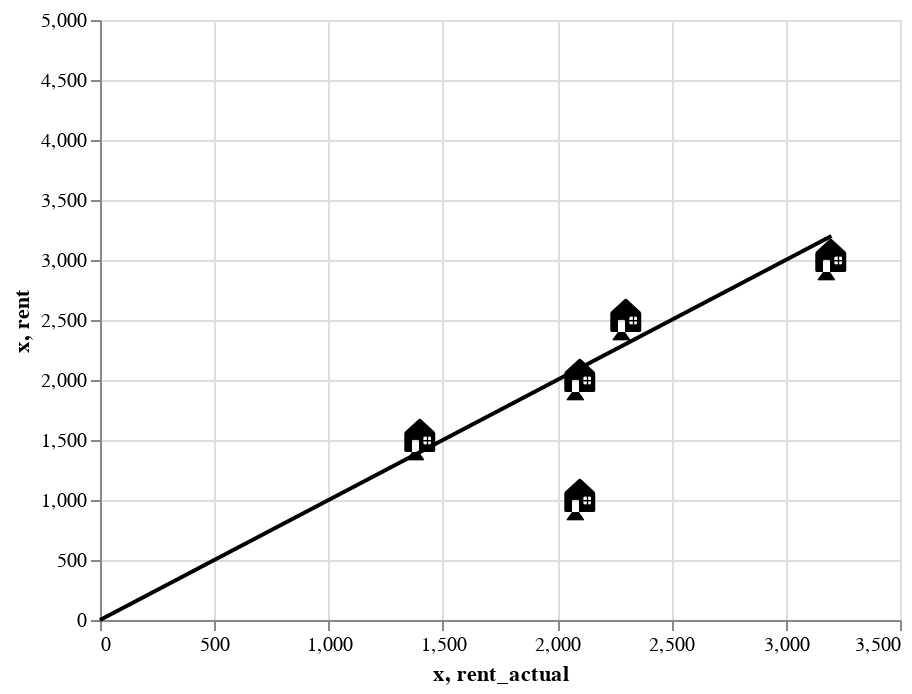

Notebook cell for this chart:
### Code cell
import altair as alt
import pandas as pd

# Sample data
data = pd.DataFrame({
    'rent': [1000, 1500, 2000, 2500, 3000],
    'rent_actual': [2100, 1400, 2100, 2300, 3200]
})

# Base chart for the data points using emoji
points = alt.Chart(data).mark_text(
    text='🏠',  # Unicode for house emoji
    fontSize=20,
    align='center'
).encode(
    x='rent_actual:Q',
    y='rent:Q'
)

# Chart for the 45-degree line

df = pd.DataFrame({'x': [0, data['rent_actual'].max()], 'y': data['rent_actual'].max()})
line = alt.Chart(df).mark_line(
    color='black'
).encode(
    x='x:Q',
    y='x:Q'
)

# Area under the line
area = alt.Chart(pd.DataFrame({'x': [data['rent_actual'].min(), data['rent_actual'].max()]})).mark_area(
    color='lightred', opacity=1
).encode(
    x='x:Q',
    y='x:Q',
    y2=alt.value(data['rent'].min())  # Base of the shaded area
)

# Combine the charts
chart = area + line + points

chart

### Figure 1 — Vega-Lite specification as saved in the notebook (floating-point values rounded to 4 significant figures)
{"config": {"view": {"continuousWidth": 400, "continuousHeight": 300}}, "layer": [{"data": {"name": "data-e0656aa75885c29cd08609ec87186a8c"}, "mark": {"type": "area", "color": "lightred", "opacity": 1}, "encoding": {"x": {"field": "x", "type": "quantitative"}, "y": {"field": "x", "type": "quantitative"}, "y2": {"value": 1000}}}, {"data": {"name": "data-df073d8aaf00fdce13440e66c959897e"}, "mark": {"type": "line", "color": "black"}, "encoding": {"x": {"field": "x", "type": "quantitative"}, "y": {"field": "x", "type": "quantitative"}}}, {"data": {"name": "data-f361fef29d3ef2008db6e4637fa4f5f2"}, "mark": {"type": "text", "align": "center", "fontSize": 20, "text": "🏠"}, "encoding": {"x": {"field": "rent_actual", "type": "quantitative"}, "y": {"field": "rent", "type": "quantitative"}}}], "$schema": "https://vega.github.io/schema/vega-lite/v4.17.0.json", "datasets": {"data-e0656aa75885c29cd08609ec87186a8c": [{"x": 1400}, {"x": 3200}], "data-df073d8aaf00fdce13440e66c959897e": [{"x": 0, "y": 3200}, {"x": 3200, "y": 3200}], "data-f361fef29d3ef2008db6e4637fa4f5f2": [{"rent": 1000, "rent_actual": 2100}, {"rent": 1500, "rent_actual": 1400}, {"rent": 2000, "rent_actual": 2100}, {"rent": 2500, "rent_actual": 2300}, {"rent": 3000, "rent_actual": 3200}]}}
